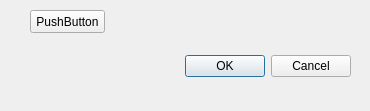
<?xml version="1.0" encoding="UTF-8"?>
<ui version="4.0">
 <class>Dialog</class>
 <widget class="QDialog" name="Dialog">
  <property name="geometry">
   <rect>
    <x>0</x>
    <y>0</y>
    <width>370</width>
    <height>111</height>
   </rect>
  </property>
  <property name="windowTitle">
   <string>Dialog</string>
  </property>
  <widget class="QDialogButtonBox" name="buttonBox">
   <property name="geometry">
    <rect>
     <x>10</x>
     <y>50</y>
     <width>341</width>
     <height>32</height>
    </rect>
   </property>
   <property name="orientation">
    <enum>Qt::Horizontal</enum>
   </property>
   <property name="standardButtons">
    <set>QDialogButtonBox::Cancel|QDialogButtonBox::Ok</set>
   </property>
  </widget>
  <widget class="QPushButton" name="pushButton">
   <property name="geometry">
    <rect>
     <x>30</x>
     <y>10</y>
     <width>75</width>
     <height>23</height>
    </rect>
   </property>
   <property name="text">
    <string>PushButton</string>
   </property>
  </widget>
 </widget>
 <resources/>
 <connections>
  <connection>
   <sender>buttonBox</sender>
   <signal>accepted()</signal>
   <receiver>Dialog</receiver>
   <slot>accept()</slot>
   <hints>
    <hint type="sourcelabel">
     <x>248</x>
     <y>254</y>
    </hint>
    <hint type="destinationlabel">
     <x>157</x>
     <y>274</y>
    </hint>
   </hints>
  </connection>
  <connection>
   <sender>buttonBox</sender>
   <signal>rejected()</signal>
   <receiver>Dialog</receiver>
   <slot>reject()</slot>
   <hints>
    <hint type="sourcelabel">
     <x>316</x>
     <y>260</y>
    </hint>
    <hint type="destinationlabel">
     <x>286</x>
     <y>274</y>
    </hint>
   </hints>
  </connection>
 </connections>
</ui>
